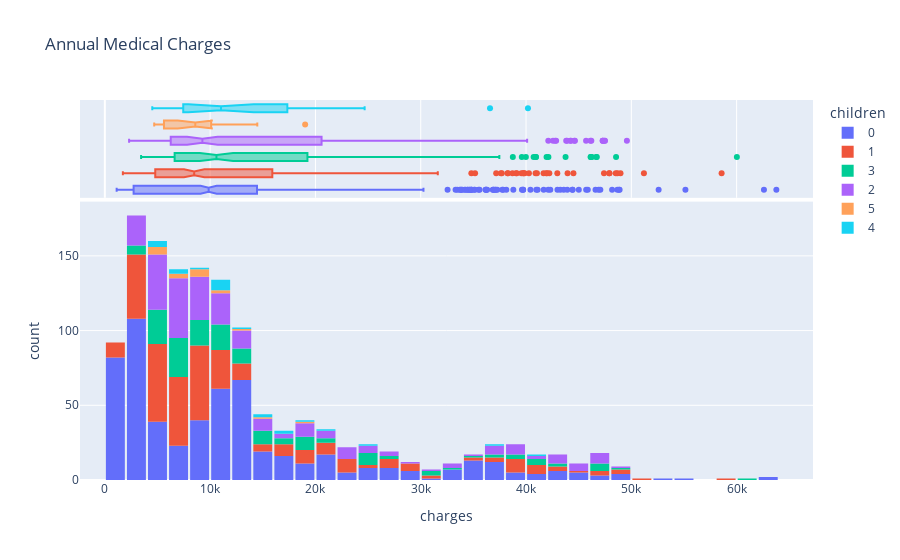

The notebook cell saved with this chart:
### Code cell
charges_fig = px.histogram(
                                                medical_df,
                                                x='charges',
                                                marginal='box',
                                                color='children',
                                                #color_discrete_sequence=['green', 'grey'],
                                                title='Annual Medical Charges')
charges_fig.update_layout(bargap=0.1)
charges_fig.show()

### Figure 1 — Plotly figure (JSON) as saved in the notebook; plotly's stock layout.template omitted (floating-point values rounded to 4 significant figures; data arrays with more than 128 entries replaced by an {"elided": "..."} marker saying what was removed)
{"data": [{"alignmentgroup": "True", "bingroup": "x", "hovertemplate": "children=0<br>charges=%{x}<br>count=%{y}<extra></extra>", "legendgroup": "0", "marker": {"color": "#636efa", "pattern": {"shape": ""}}, "name": "0", "offsetgroup": "0", "orientation": "v", "showlegend": true, "type": "histogram", "x": {"elided": "574 float values"}, "xaxis": "x", "yaxis": "y"}, {"alignmentgroup": "True", "hovertemplate": "children=0<br>charges=%{x}<extra></extra>", "legendgroup": "0", "marker": {"color": "#636efa"}, "name": "0", "notched": true, "offsetgroup": "0", "showlegend": false, "type": "box", "x": {"elided": "574 float values"}, "xaxis": "x2", "yaxis": "y2"}, {"alignmentgroup": "True", "bingroup": "x", "hovertemplate": "children=1<br>charges=%{x}<br>count=%{y}<extra></extra>", "legendgroup": "1", "marker": {"color": "#EF553B", "pattern": {"shape": ""}}, "name": "1", "offsetgroup": "1", "orientation": "v", "showlegend": true, "type": "histogram", "x": {"elided": "324 float values"}, "xaxis": "x", "yaxis": "y"}, {"alignmentgroup": "True", "hovertemplate": "children=1<br>charges=%{x}<extra></extra>", "legendgroup": "1", "marker": {"color": "#EF553B"}, "name": "1", "notched": true, "offsetgroup": "1", "showlegend": false, "type": "box", "x": {"elided": "324 float values"}, "xaxis": "x2", "yaxis": "y2"}, {"alignmentgroup": "True", "bingroup": "x", "hovertemplate": "children=3<br>charges=%{x}<br>count=%{y}<extra></extra>", "legendgroup": "3", "marker": {"color": "#00cc96", "pattern": {"shape": ""}}, "name": "3", "offsetgroup": "3", "orientation": "v", "showlegend": true, "type": "histogram", "x": {"elided": "157 float values"}, "xaxis": "x", "yaxis": "y"}, {"alignmentgroup": "True", "hovertemplate": "children=3<br>charges=%{x}<extra></extra>", "legendgroup": "3", "marker": {"color": "#00cc96"}, "name": "3", "notched": true, "offsetgroup": "3", "showlegend": false, "type": "box", "x": {"elided": "157 float values"}, "xaxis": "x2", "yaxis": "y2"}, {"alignmentgroup": "True", "bingroup": "x", "hovertemplate": "children=2<br>charges=%{x}<br>count=%{y}<extra></extra>", "legendgroup": "2", "marker": {"color": "#ab63fa", "pattern": {"shape": ""}}, "name": "2", "offsetgroup": "2", "orientation": "v", "showlegend": true, "type": "histogram", "x": {"elided": "240 float values"}, "xaxis": "x", "yaxis": "y"}, {"alignmentgroup": "True", "hovertemplate": "children=2<br>charges=%{x}<extra></extra>", "legendgroup": "2", "marker": {"color": "#ab63fa"}, "name": "2", "notched": true, "offsetgroup": "2", "showlegend": false, "type": "box", "x": {"elided": "240 float values"}, "xaxis": "x2", "yaxis": "y2"}, {"alignmentgroup": "True", "bingroup": "x", "hovertemplate": "children=5<br>charges=%{x}<br>count=%{y}<extra></extra>", "legendgroup": "5", "marker": {"color": "#FFA15A", "pattern": {"shape": ""}}, "name": "5", "offsetgroup": "5", "orientation": "v", "showlegend": true, "type": "histogram", "x": [4688.0, 6799.0, 4831.0, 5080.0, 9789.0, 12590.0, 11550.0, 6666.0, 6654.0, 10100.0, 8966.0, 8597.0, 4915.0, 19020.0, 9222.0, 8582.0, 5615.0, 14480.0], "xaxis": "x", "yaxis": "y"}, {"alignmentgroup": "True", "hovertemplate": "children=5<br>charges=%{x}<extra></extra>", "legendgroup": "5", "marker": {"color": "#FFA15A"}, "name": "5", "notched": true, "offsetgroup": "5", "showlegend": false, "type": "box", "x": [4688.0, 6799.0, 4831.0, 5080.0, 9789.0, 12590.0, 11550.0, 6666.0, 6654.0, 10100.0, 8966.0, 8597.0, 4915.0, 19020.0, 9222.0, 8582.0, 5615.0, 14480.0], "xaxis": "x2", "yaxis": "y2"}, {"alignmentgroup": "True", "bingroup": "x", "hovertemplate": "children=4<br>charges=%{x}<br>count=%{y}<extra></extra>", "legendgroup": "4", "marker": {"color": "#19d3f3", "pattern": {"shape": ""}}, "name": "4", "offsetgroup": "4", "orientation": "v", "showlegend": true, "type": "histogram", "x": [4505.0, 11030.0, 10410.0, 8163.0, 11520.0, 24670.0, 10980.0, 10740.0, 7512.0, 17940.0, 40180.0, 12950.0, 14390.0, 17130.0, 4878.0, 7244.0, 36580.0, 5709.0, 11300.0, 4561.0, 11020.0, 6059.0, 15830.0, 21470.0, 19500.0], "xaxis": "x", "yaxis": "y"}, {"alignmentgroup": "True", "hovertemplate": "children=4<br>charges=%{x}<extra></extra>", "legendgroup": "4", "marker": {"color": "#19d3f3"}, "name": "4", "notched": true, "offsetgroup": "4", "showlegend": false, "type": "box", "x": [4505.0, 11030.0, 10410.0, 8163.0, 11520.0, 24670.0, 10980.0, 10740.0, 7512.0, 17940.0, 40180.0, 12950.0, 14390.0, 17130.0, 4878.0, 7244.0, 36580.0, 5709.0, 11300.0, 4561.0, 11020.0, 6059.0, 15830.0, 21470.0, 19500.0], "xaxis": "x2", "yaxis": "y2"}], "layout": {"autosize": true, "bargap": 0.1, "barmode": "relative", "legend": {"title": {"text": "children"}, "tracegroupgap": 0}, "title": {"text": "Annual Medical Charges"}, "xaxis": {"anchor": "y", "autorange": true, "domain": [0, 1], "range": [-2359.0, 67250.0], "title": {"text": "charges"}, "type": "linear"}, "xaxis2": {"anchor": "y2", "autorange": true, "domain": [0, 1], "matches": "x", "range": [-2359.0, 67250.0], "showgrid": true, "showticklabels": false, "type": "linear"}, "yaxis": {"anchor": "x", "autorange": true, "domain": [0, 0.7326], "range": [0, 186.3], "title": {"text": "count"}}, "yaxis2": {"anchor": "x2", "autorange": true, "domain": [0.7426, 1], "matches": "y2", "range": [-0.5, 5.5], "showgrid": false, "showline": false, "showticklabels": false, "ticks": "", "type": "category"}}}
